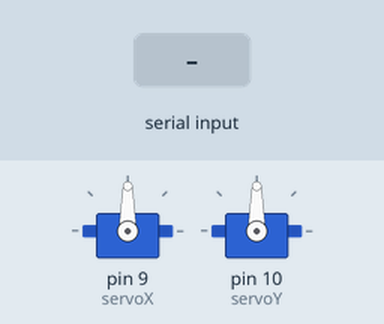
This sketch was run on a simulated Arduino Uno, built with avr-gcc and run on an emulated ATmega328P. Parts: 2 × servo. The test bench sets the inputs (shaded band).

Above: at 1.2 s.
1.3 s: "90,45\n" received over Serial
At 2.3 s:
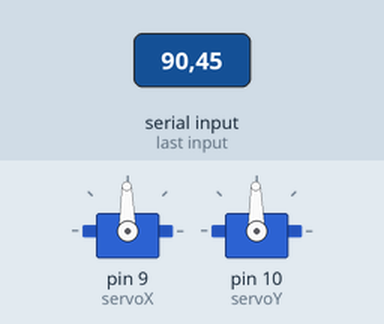
2.8 s: "30,150\n" received over Serial
At 3.5 s:
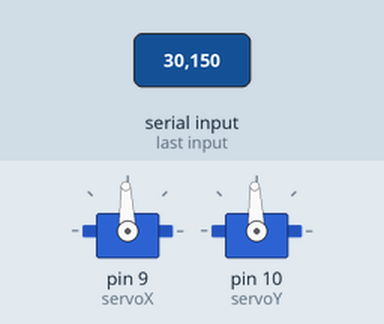
Timing chart, 0 to 5.8 s (numbered marks = the images above; inputs shaded):
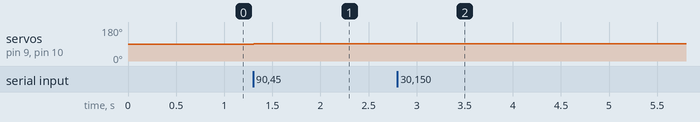

The sketch:

tracker.ino
```cpp
#include <Servo.h>  // Include the Servo library to control servo motors

// Create Servo objects to control the X and Y axes
Servo servoX;
Servo servoY;

// Define initial positions for the servo motors
int posX = 90; // X-axis initial position (centered at 90 degrees)
int posY = 90; // Y-axis initial position (centered at 90 degrees)

void setup() {
  // Attach the servo motors to the respective pins
  servoX.attach(9);  // Attach the servo motor controlling the X-axis to pin 9
  servoY.attach(10); // Attach the servo motor controlling the Y-axis to pin 10

  Serial.begin(9600);  // Start serial communication at 9600 baud rate

  // Set initial positions for both servos to center them
  servoX.write(posX);
  servoY.write(posY);
}

void loop() {
  // Check if there is data available to read from the serial port
  if (Serial.available() > 0) {
    // Read the incoming data until a newline character is encountered
    String data = Serial.readStringUntil('\n');

    // Find the index of the comma (separating X and Y values)
    int commaIndex = data.indexOf(',');

    // If a comma is found, proceed to extract X and Y coordinates
    if (commaIndex > 0) {
      // Extract the X value (left part of the data string)
      String xString = data.substring(0, commaIndex);

      // Extract the Y value (right part of the data string)
      String yString = data.substring(commaIndex + 1);

      // Convert the extracted strings to integers
      int x = xString.toInt();
      int y = yString.toInt();

      // Control the X-axis movement based on the received X value
      // Assume 640 is the center point for X-axis (centered at 90 degrees)
      if (x < 580) {
        // If X is smaller than 580, move the servo to the left
        posX = constrain(posX + 1, 0, 180);  // Ensure posX stays within the range 0-180
      } else if (x > 700) {
        // If X is greater than 700, move the servo to the right
        posX = constrain(posX - 1, 0, 180);  // Ensure posX stays within the range 0-180
      }

      // Control the Y-axis movement based on the received Y value
      // Assume 360 is the center point for Y-axis (centered at 90 degrees)
      if (y > 420) {
        // If Y is greater than 420, move the servo downward
        posY = constrain(posY - 1, 0, 180);  // Ensure posY stays within the range 0-180
      } else if (y < 300) {
        // If Y is less than 300, move the servo upward
        posY = constrain(posY + 1, 0, 180);  // Ensure posY stays within the range 0-180
      }

      // Apply the updated positions to the servos
      servoX.write(posX);  // Set the X servo to the new position
      servoY.write(posY);  // Set the Y servo to the new position
    }
  }
}
```

Measured:
- after the input at 1.3 s, servo on pin 9 (servoX), servo on pin 10 (servoY): 90° → 91° at once
- after the input at 2.8 s, servo on pin 9 (servoX), servo on pin 10 (servoY): 91° → 92° at once
